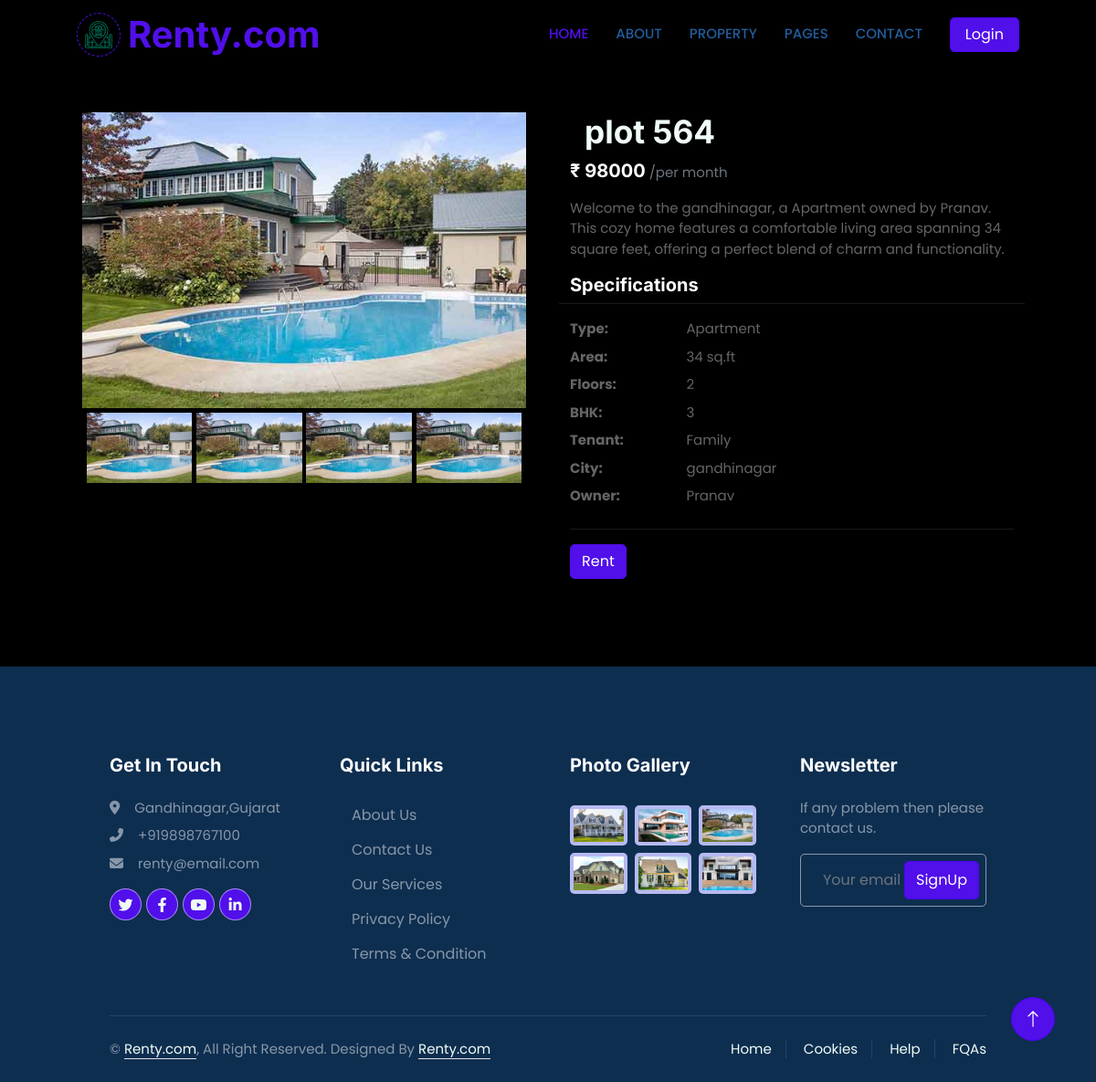
The page /propdetails/5 on the database its author committed.
### renty/models.py (models this page shows, shortened)
class Property_Details(models.Model):
    fullname = models.CharField( max_length=100,null=False,blank=False)
    dob = models.DateField( max_length=100,null=False,blank=False)
    email = models.CharField( max_length=100,null=False,blank=False)
    mob_number = models.CharField( max_length=100,null=False,blank=False)
    gender = models.CharField( max_length=100,null=False,blank=False)
    Occupation = models.CharField( max_length=100,null=False,blank=False)
    id_type = models.CharField( max_length=100,null=False,blank=False)
    id_num = models.CharField( max_length=100,null=False,blank=False)
    issue_auth = models.CharField( max_length=100,null=False,blank=False)
    issue_state = models.CharField( max_length=100,null=False,blank=False)
    issue_date = models.DateField( max_length=100,null=False,blank=False)
    exp_date = models.DateField( max_length=100,null=False,blank=False)
    price = models.CharField( max_length=100,null=False,blank=False)
    prop_type = models.CharField( max_length=100,null=False,blank=False)
    bedroom_no = models.CharField( max_length=100,null=False,blank=False)
    floors = models.CharField( max_length=100,null=False,blank=False)
    area = models.CharField( max_length=100,null=False,blank=False)
    address = models.CharField( max_length=100,null=False,blank=False)
    tenant_type = models.CharField( max_length=100,null=False,blank=False)
    prop_img1 = models.ImageField(null=True, blank=True, upload_to='property')
    city = models.CharField( max_length=100,null=True,blank=False)

### renty/views.py (the view)
# urls.py: path("propdetails/<int:id>",views.prop_detail_view,name='property_details'),
def prop_detail_view(request,id):
    prop = Property_Details.objects.get(id=id)
    currency = 'INR'
    amount = 20000  # Rs. 200
    razorpay_order = razorpay_client.order.create(dict(amount=amount,currency=currency,payment_capture='0'))
    razorpay_order_id = razorpay_order['id']
    callback_url = 'paymenthandler/'
    context = {}
    context['razorpay_order_id'] = razorpay_order_id
    context['razorpay_merchant_key'] = settings.RAZOR_KEY_ID
    context['razorpay_amount'] = amount
    context['currency'] = currency
    context['callback_url'] = callback_url
    context['prop'] = prop
    return render(request,"rent_info.html",context)

### renty/templates/rent_info.html (shortened to what this page needs)
{% load static %}
<!DOCTYPE html>
<html lang="en">
<head>
    <link rel="stylesheet" href="https://cdnjs.cloudflare.com/ajax/libs/font-awesome/6.4.0/css/all.min.css" />
    <link rel="stylesheet" href="https://cdnjs.cloudflare.com/ajax/libs/font-awesome/6.4.0/css/all.min.css"
 />
    <link href="https://cdnjs.cloudflare.com/ajax/libs/font-awesome/5.10.0/css/all.min.css" rel="stylesheet">
    <link href="https://cdn.jsdelivr.net/npm/bootstrap-icons@1.4.1/font/bootstrap-icons.css" rel="stylesheet">
    <link href="{% static 'lib/animate/animate.min.css' %}" rel="stylesheet">
    <link href="{% static 'lib/owlcarousel/assets/owl.carousel.min.css' %}" rel="stylesheet">
    <link href="{% static 'css/bootstrap.min.css' %}" rel="stylesheet">
    <link href="{% static 'css/style4.css' %}" rel="stylesheet">
</head>
<body>
    <div class="container-xxl bg-white p-0">
        <div class="container-fluid nav-bar bg-transparent">
            <nav class="navbar navbar-expand-lg bg-white navbar-light py-0 px-4">
                <a href="/" class="navbar-brand d-flex align-items-center text-center">
                    <div class="icon p-2 me-2">
                        <img class="img-fluid" src="{% static 'img\icon-housing.png' %}" alt="Icon"
                            style="width: 30px; height: 30px;">
                    </div>
                    <h1 class="m-0 text-primary">Renty.com</h1>
                </a>
                <div class="collapse navbar-collapse" id="navbarCollapse">
                    <div class="navbar-nav ms-auto">
                        <a href="/" class="nav-item nav-link active">Home</a>
                        <a href="/#developer" class="nav-item nav-link">About</a>
                        <div class="nav-item dropdown">
                            <a href="#" class="nav-link " data-bs-toggle="dropdown">Property</a>
                        </div>
                        <div class="nav-item dropdown">
                            <a href="#" class="nav-link " data-bs-toggle="dropdown">Pages</a>
                        </div>
                        <a href="{% url "conpage" %}" class="nav-item nav-link">Contact</a>
                    </div>
                    {% if request.user.is_authenticated %}
                    <div class="profile-dropdown">
                        <div onclick="toggle()"     class="user-info d-flex align-items-center">
                            <div class="profile-img">
                                <i class="fa-solid fa-circle"><img src="{{request.user.profile.image.url}}"></i>
                            </div>
                            <span>{{request.user}}
                                <i class="fa-solid fa-angle-down"></i>
                            </span>
                        </div>
                        <ul class="profile-dropdown-list">
                            <li class="profile-dropdown-list-item">
                                <a href="{% url "addprop_page" %}">
                                    <i class="fa-solid fa-sliders"></i>
                                    Add Properties
                                </a>
                            </li>
                            <li class="profile-dropdown-list-item">
                                <a href="{% url "conpage" %}">
                                    <i class="fa-regular fa-circle-question"></i>
                                    Help & Support
                                </a>
                            </li>
                            <hr />
                            <li class="profile-dropdown-list-item">
                                <a href="{% url "user_logout" %}">
                                    <i class="fa-solid fa-arrow-right-from-bracket"></i>
                                    Log out
                                </a>
                            </li>
                        </ul>
                    </div>
                        {% comment %} <a href="{% url 'user_logout' %}" class="btn btn-primary px-3 d-none d-lg-flex">Logout</a> {% endcomment %}
                    {% else %}
                        <a href="{% url 'user_login' %}" class="btn btn-primary px-3 d-none d-lg-flex">Login</a>
                    {% endif %}
                </div>
            </nav>
        </div>
<section class="py-5">
    <div class="container">
      <div class="row gx-5">
        <aside class="col-lg-6">
          <div class="propertyinfo-imgs">
            <div class="img-display">
                <div class="img-showcase">
                    <img src="{{prop.prop_img1.url}}" alt="property image" class="img-showcase">
                </div>
            </div>
            <div class="img-select">
                <div class="img-item">
                    <a href="#" data-id="1">
                        <img src="{{prop.prop_img1.url}}" alt="property image"
                            class="image-property">
                    </a>
                </div>
                <div class="img-item">
                    <a href="#" data-id="2">
                        <img src="{{prop.prop_img1.url}}" alt="property image"
                            class="image-property">
                    </a>
                </div>
                <div class="img-item">
                    <a href="#" data-id="3">
                        <img src="{{prop.prop_img1.url}}" alt="property image"
                            class="image-property">
                    </a>
                </div>
                <div class="img-item">
                    <a href="#" data-id="4">
                        <img src="{{prop.prop_img1.url}}" alt="property image"
                            class="image-property">
                    </a>
                </div>
            </div>
        </div>
        </aside>
        <main class="col-lg-6">
          <div class="ps-lg-3">
            <h4 class="title text-light">
                 {{prop.address}}
            </h4>
            </div>
            <div class="mb-3">
              <span class="h5">₹ {{prop.price}}</span>
              <span class="text-muted">/per month</span>
            </div>
            <p>
                Welcome to the {{prop.city}}, a {{prop.prop_type}} owned by {{prop.fullname}}. This cozy home features a comfortable living area spanning {{prop.area}} square feet, offering a perfect blend of charm and functionality.
            </p>
            <div class="row">
                <span class="h5"> Specifications</span>
            <hr />
              <dt class="col-3">Type:</dt>
              <dd class="col-9">{{prop.prop_type}}</dd>
              <dt class="col-3">Area:</dt>
              <dd class="col-9">{{prop.area}} sq.ft</dd>
              <dt class="col-3">Floors:</dt>
              <dd class="col-9">{{prop.floors}}</dd>
              <dt class="col-3">BHK:</dt>
              <dd class="col-9">{{prop.bedroom_no}}</dd>
              <dt class="col-3">Tenant:</dt>
              <dd class="col-9">{{prop.tenant_type}}</dd>
              <dt class="col-3">City:</dt>
              <dd class="col-9">{{prop.city}}</dd>
              <dt class="col-3">Owner:</dt>
              <dd class="col-9">{{prop.fullname}}</dd>
            </div>
            <hr />
            <button href="#" class="btn" onclick="oppay()" href=> Rent </button>
          </div>
      </div>
    </div>
  <div class="container-fluid bg-dark text-white-50 footer pt-5 mt-5 wow fadeIn" data-wow-delay="0.1s">
    <div class="container py-5">
        <div class="row g-5">
            <div class="col-lg-3 col-md-6">
                <h5 class="text-white mb-4">Get In Touch</h5>
                <p class="mb-2"><i class="fa fa-map-marker-alt me-3"></i>Gandhinagar,Gujarat</p>
                <p class="mb-2"><i class="fa fa-phone-alt me-3"></i>+919898767100</p>
                <p class="mb-2"><i class="fa fa-envelope me-3"></i>renty@email.com</p>
                <div class="d-flex pt-2">
                    <a class="btn btn-outline-light btn-social" href=""><i class="fab fa-twitter"></i></a>
                    <a class="btn btn-outline-light btn-social" href=""><i class="fab fa-facebook-f"></i></a>
                    <a class="btn btn-outline-light btn-social" href=""><i class="fab fa-youtube"></i></a>
                    <a class="btn btn-outline-light btn-social" href=""><i class="fab fa-linkedin-in"></i></a>
                </div>
            </div>
            <div class="col-lg-3 col-md-6">
                <h5 class="text-white mb-4">Quick Links</h5>
                <a class="bttn btn-link text-white-50" href="">About Us</a>
                <a class="bttn btn-link text-white-50" href="contact.html">Contact
                    Us</a>
                <a class="bttn btn-link text-white-50" href="">Our Services</a>
                <a class="bttn btn-link text-white-50" href="">Privacy Policy</a>
                <a class="bttn btn-link text-white-50" href="">Terms & Condition</a>
            </div>
            <div class="col-lg-3 col-md-6">
                <h5 class="text-white mb-4">Photo Gallery</h5>
                <div class="row g-2 pt-2">
                    <div class="col-4">
                        <img class="img-fluid rounded bg-light p-1" src="{% static "img/property-1.jpg" %}" alt="">
                    </div>
                    <div class="col-4">
                        <img class="img-fluid rounded bg-light p-1" src="{% static "img/property-2.jpg" %}" alt="">
                    </div>
                    <div class="col-4">
                        <img class="img-fluid rounded bg-light p-1" src="{% static "img/property-3.jpg" %}" alt="">
                    </div>
                    <div class="col-4">
                        <img class="img-fluid rounded bg-light p-1" src="{% static "img/property-4.jpg" %}" alt="">
                    </div>
                    <div class="col-4">
                        <img class="img-fluid rounded bg-light p-1" src="{% static "img/property-5.jpg" %}" alt="">
                    </div>
                    <div class="col-4">
                        <img class="img-fluid rounded bg-light p-1" src="{% static "img/property-6.jpg" %}" alt="">
                    </div>
                </div>
            </div>
            <div class="col-lg-3 col-md-6">
                <h5 class="text-white mb-4">Newsletter</h5>
                <p>If any problem then please contact us.</p>
                <div class="position-relative mx-auto" style="max-width: 400px;">
                    <input class="form-control bg-transparent w-100 py-3 ps-4 pe-5" type="text"
                        placeholder="Your email">
                    <button type="button"
                        class="btn btn-primary py-2 position-absolute top-0 end-0 mt-2 me-2">SignUp</button>
                </div>
            </div>
        </div>
    </div>
    <div class="container">
        <div class="copyright">
            <div class="row">
                <div class="col-md-6 text-center text-md-start mb-3 mb-md-0">
                    &copy; <a class="border-bottom" href="/">Renty.com</a>, All Right Reserved.
                    Designed By <a class="border-bottom" href="/">Renty.com</a>
                </div>
                <div class="col-md-6 text-center text-md-end">
                    <div class="footer-menu">
                        <a href="/">Home</a>
                        <a href="">Cookies</a>
                        <a href="/contact">Help</a>
                        <a href="">FQAs</a>
                    </div>
                </div>
            </div>
        </div>
    </div>
</div>
<a href="#" class="btn btn-lg btn-primary btn-lg-square back-to-top"><i class="bi bi-arrow-up"></i></a>
</body>
</html>

### rows shown on the page
Property_Details: prop_img1 (picture), address "plot 564", price "98000", city "gandhinagar", prop_type "Apartment", fullname "Pranav", area "34", floors "2", bedroom_no "3", tenant_type "Family"
